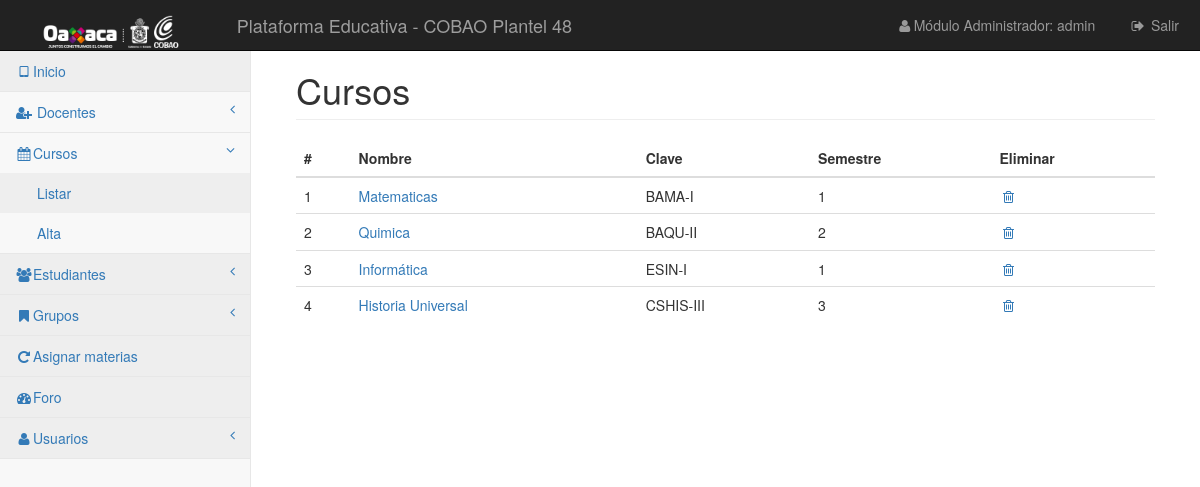
The page /vistas/curso/listar-c.php (signed in) on the database its author committed.
### tables this page shows
CREATE TABLE `curso` (
  `id` int(11) NOT NULL,
  `nombre` varchar(30) DEFAULT NULL,
  `grado` char(1) DEFAULT NULL,
  `clave` varchar(15) NOT NULL,
  `descripcion` int(11) DEFAULT NULL
);

### librerias/Simple_sessions.php (called while the page is built, shortened)
<?php
class Simple_sessions{
private $my_sess;
public function  __construct($sess_name = 'simple_sessions'){
$this->my_sess = &$_SESSION;
}
public function check_sess($name){
return isset($this->my_sess[$name]);
}
public function get_value($name){
if($this->check_sess($name)){
return $this->my_sess[$name];
}
return false;
}
}
?>

### vistas/curso/listar-c.php (the view, shortened to what this page needs)
<?php
require_once '../../librerias/Simple_sessions.php';
$obj_ses = new Simple_sessions();
if ($obj_ses->check_sess('userid')) {
    include '../../control/conexion.php';
    $selec = "SELECT * FROM `curso`";
    $ejecutar = $conexion->query($selec);
?>
<!DOCTYPE html>
<html lang="es">
<head>
    <link href="../../css/bootstrap.min.css" rel="stylesheet">
    <link href="../../css/metisMenu.min.css" rel="stylesheet">
    <link href="../../css/timeline.css" rel="stylesheet">
    <link href="../../css/startmin.css" rel="stylesheet">
    <link href="../../css/morris.css" rel="stylesheet">
    <link href="../../css/font-awesome.min.css" rel="stylesheet" type="text/css">
</head>
<body>
<div id="wrapper">
    <nav class="navbar navbar-inverse navbar-fixed-top" role="navigation">
        <div class="navbar-header">
            <a class="navbar-brand" href="#"><img src="../../img/cobaojj.png" style="height: 33px"></a>
        </div>
        <div class="navbar-header">
            <a href="" class="navbar-brand">Plataforma Educativa - COBAO Plantel 48</a>
        </div>
        <ul class="nav navbar-right navbar-top-links">
            <li><a href="#"><i class="fa fa-user fa-fw"></i>Módulo Administrador: <?php echo $obj_ses->get_value('nombre') ?></a>
            </li>
            <li><a href="../../control/cerrarSesion.php"><i class="fa fa-sign-out fa-fw"></i> Salir</a>
            </li>
        </ul>
        <div class="navbar-default sidebar" role="navigation">
            <div class="sidebar-nav navbar-collapse">
                <ul class="nav" id="side-menu">
                    <li>
                        <a href="../../menuPrincipal.php" class="active"><i class="fa fa-tablet fa-fw"></i>Inicio</a>
                    </li>
                    <li>
                        <a href="#"><i class="fa fa-user-plus fa-fw"></i> Docentes<span class="fa arrow"></span></a>
                    </li>
                    <li>
                        <a href="#"><i class="fa fa-calendar fa-fw"></i>Cursos<span class="fa arrow"></span></a>
                        <ul class="nav nav-second-level">
                            <li>
                                <a href="listar-c.php">Listar</a>
                            </li>
                            <li>
                                <a href="alta-c.php">Alta</a>
                            </li>
                        </ul>
                    </li>
                    <li>
                        <a href="#" class="active"><i class="fa fa-users fa-fw"></i>Estudiantes <span class="fa arrow"></span></a>
                    </li>
                    <li>
                        <a href="#" class="active"><i class="fa fa-bookmark fa-fw"></i>Grupos <span class="fa arrow"></span></a>
                    </li>
                    <li>
                        <a href="../grupos/asignar.php" class="active"><i class="fa fa-repeat fa-fw"></i>Asignar materias</a>
                    </li>
                    <li>
                        <a href="#" class="active"><i class="fa fa-dashboard fa-fw"></i>Foro</a>
                    </li>
                    <li>
                        <a href="#" class="active"><i class="fa fa-user fa-fw"></i>Usuarios <span
                                    class="fa arrow"></span></a>
                    </li>
                </ul>
            </div>
        </div>
    </nav>
    <div id="page-wrapper">
        <div class="container-fluid">
            <div class="row">
                <div class="col-lg-12">
                    <h1 class="page-header">Cursos</h1>
                </div>
            </div>
            <div class="row">
                <div class="col-lg-12">
                    <div class="table-responsive">
                        <table class="table">
                            <thead>
                            <tr>
                                <th>#</th>
                                <th>Nombre</th>
                                <th>Clave</th>
                                <th>Semestre</th>
                                <th>Eliminar</th>
                            </tr>
                            </thead>
                            <tbody>
                            <?php $i = 0;
                            while ($datos = $ejecutar->fetch_assoc()) {
                                $id = $datos['id'];
                                echo "<tr>";
                                echo "<td>". $i += 1 ."</td>";
                                echo "<td> <a href='editar-c.php?id=$id'>". $datos['nombre']  ."</a></td>";
                                echo "<td>". $datos['clave']."</td>";
                                echo "<td>". $datos['grado'] ."</td>";
                                echo "<td><a href='../../control/curso/eliminar-c.php?id=$id' onclick='return confirm(\"¿Eliminar?\");' <i class='fa fa-trash-o fa-fw' aria-hidden='true'></i></a></td>";
                                echo "<tr>";
                            }
                            ?>
                            </tbody>
                        </table>
                    </div>
                </div>
            </div>
        </div>
    </div>
</div>
</body>
</html>
<?php
}else{
    header("Location: ../../index.php");
}
?>

### css/startmin.css (style rules this page uses)
body { background-color: #f8f8f8; }
#wrapper { width: 100%; }
#page-wrapper { padding: 30px 15px 0 15px; min-height: 568px; background-color: #fff; }
@media (min-width:768px) { #page-wrapper { position: inherit; margin-left: 250px; padding: 30px 30px 0 30px; border-left: 1px solid #e7e7e7; } }
.navbar-header { float: left; }
.navbar-right { text-align: right; }
.navbar-top-links { margin: 0; }
.navbar-top-links li { display: inline-block; }
.navbar-top-links li:last-child { margin-right: 6px; }
.navbar-top-links li a { padding: 15px; min-height: 50px; }
.navbar-top-links>li>a { color: #999; }
.sidebar .sidebar-nav.navbar-collapse { padding-right: 0; padding-left: 0; }
.sidebar ul li { border-bottom: 1px solid #e7e7e7; }
.sidebar ul li a.active { background-color: #eee; }
.sidebar .arrow { float: right; }
.sidebar .fa.arrow:before { content: "\f104"; }
.sidebar .active>a>.fa.arrow:before { content: "\f107"; }
.sidebar .nav-second-level li, .sidebar .nav-third-level li { border-bottom: 0!important; }
.sidebar .nav-second-level li a { padding-left: 37px; }
@media (min-width:768px) { .sidebar { z-index: 1; position: absolute; width: 250px; margin-top: 51px; } }

### rows shown on the page
curso: i "1", nombre "Matematicas", clave "BAMA-I", grado "1"
curso: i "2", nombre "Quimica", clave "BAQU-II", grado "2"
curso: i "3", nombre "Informática", clave "ESIN-I", grado "1"
curso: i "4", nombre "Historia Universal", clave "CSHIS-III", grado "3"

### other values the page prints
$obj_ses->get_value('nombre') "admin"
